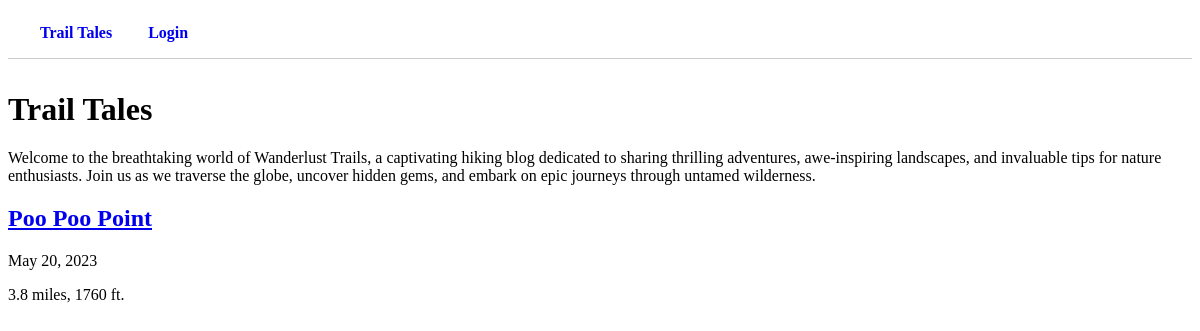
The page /posts/ on the database as committed earlier.
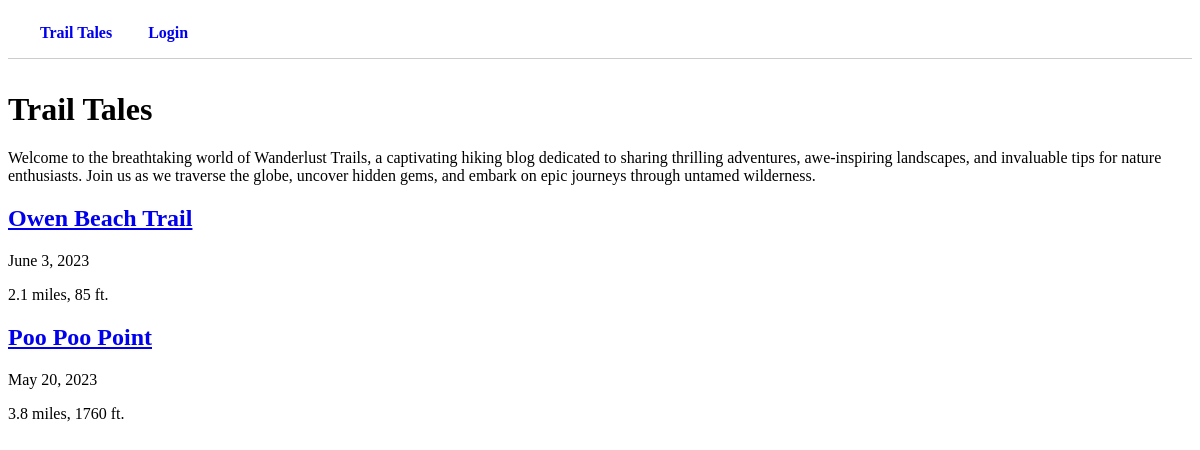
The same page on the database as committed later.
### posts/models.py (models this page shows, shortened)
class Post(models.Model):
    name = models.CharField(max_length=100, unique=True)
    hike_length = models.DecimalField(max_digits=10, decimal_places=1)
    elevation = models.IntegerField()
    description = models.TextField(max_length=2000)
    date = models.DateField(null=True)
    author = models.ForeignKey(
        settings.AUTH_USER_MODEL,
        related_name="posts",
        on_delete=models.CASCADE,
    )
    class Meta:
        ordering = ['-date']

### posts/views.py (the view)
# urls.py: path("", posts_list, name="homepage"),
def posts_list(request):
    posts = Post.objects.all
    context = {
        "posts": posts,
    }
    return render(request, "posts/list.html", context)

### posts/templates/posts/list.html (shortened to what this page needs)
{% extends 'base.html'%}
{% block content %}
<main>
    <h1>Trail Tales</h1>
    <p>Welcome to the breathtaking world of Wanderlust Trails, a captivating hiking blog dedicated to sharing thrilling adventures, awe-inspiring landscapes, and invaluable tips for nature enthusiasts. Join us as we traverse the globe, uncover hidden gems, and embark on epic journeys through untamed wilderness. </p>
    <div class = "container">
        {% for post in posts %}
        <div class = 'post-body'>
            <h2><a href="{% url 'post_detail' post.id %}">{{post.name}}</a></h2>
            <p>{{post.date}}</p>
            <div>{{post.hike_length}} miles, {{post.elevation}} ft. </div>
        </div>
        {% endfor %}
    </div>
</main>
{% endblock content %}

### posts/templates/base.html (shortened to what this page needs)
{% load static %}
<!DOCTYPE html>
<html lang="en">
<head>
    <link rel="stylesheet" href="{% static 'css/style.css' %}">
</head>
<body>
<header>
    <nav class = 'navbar'>
        <ul>
            <li class="left"><a href="{% url 'homepage' %}">Trail Tales</a></li>
            {% if user.is_authenticated %}
            <li class="left"><a href="{% url 'create_post' %}">Create Blog Post</a></li>
            {% block nav %}
            {% endblock nav %}
            <li class="right"><a href="{% url 'logout' %}">Logout</a></li>
            {% else %}
            <li class="right"><a href="{% url 'login' %}">Login</a></li>
            {% endif %}
        </ul>
    </nav>
</header>
    {% block content %}
    {% endblock content %}
</body>
</html>

### posts/static/css/style.css (style rules this page uses)
header nav ul { background-color: white; border-bottom: 1px solid #CCC; box-sizing: border-box; list-style: none; margin-top: 0; margin-bottom: 2em; padding: 0 0 0 1em; }
header nav ul li { display: inline-block; margin: 0 1em; padding: 1em 0 1em 0; }
header nav ul li a { font-weight: bold; text-decoration: none; }

Rows that differ between the two databases and show on the page:
added Post: name "Owen Beach Trail", date "June 3, 2023", hike_length "2.1", elevation "85"
